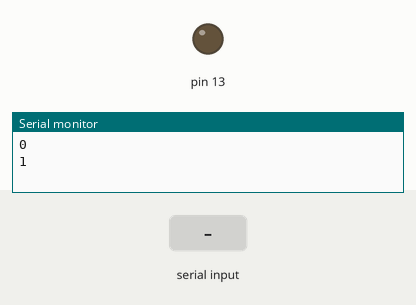
A sketch run on a simulated Arduino Uno, built with avr-gcc and run on an emulated ATmega328P. On the bench: output pins drawn as LEDs (lit = HIGH), the last lines printed to the serial monitor. The inputs (shaded band) are chosen by the test bench.

Above: at 1.2 s.
1.3 s: "1" received over Serial
At 3.2 s:
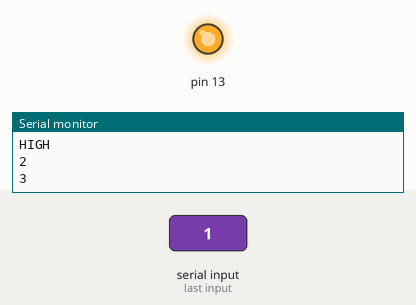
3.5 s: "0" received over Serial
At 4.9 s:
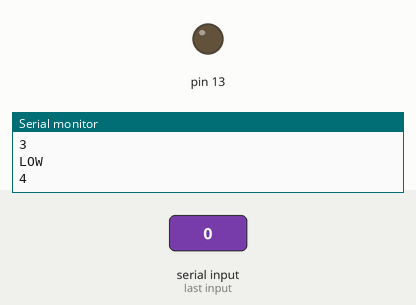
Timing chart, 0 to 6.5 s (numbered marks = the images above; inputs shaded):
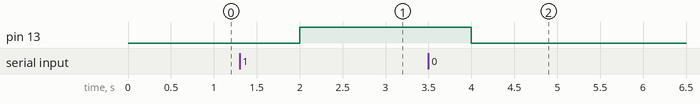

The sketch:

invioperthread.ino
```cpp
void setup() {
  Serial.begin(9600);
  pinMode(13,OUTPUT);
}

int cont;
void loop() {
  char comando;
  comando =Serial.read();
  if (comando=='0')
  {
    digitalWrite(13,LOW);
    Serial.println("LOW");
  }
  if (comando=='1')
    {
    digitalWrite(13,HIGH);
    Serial.println("HIGH");
  }

  Serial.println(cont);
  ++cont;
  delay(1000);
}
```

Measured:
- after the input at 1.3 s, pin 13: LOW → HIGH after 0.70 s
- after the input at 3.5 s, pin 13: HIGH → LOW after 0.50 s
